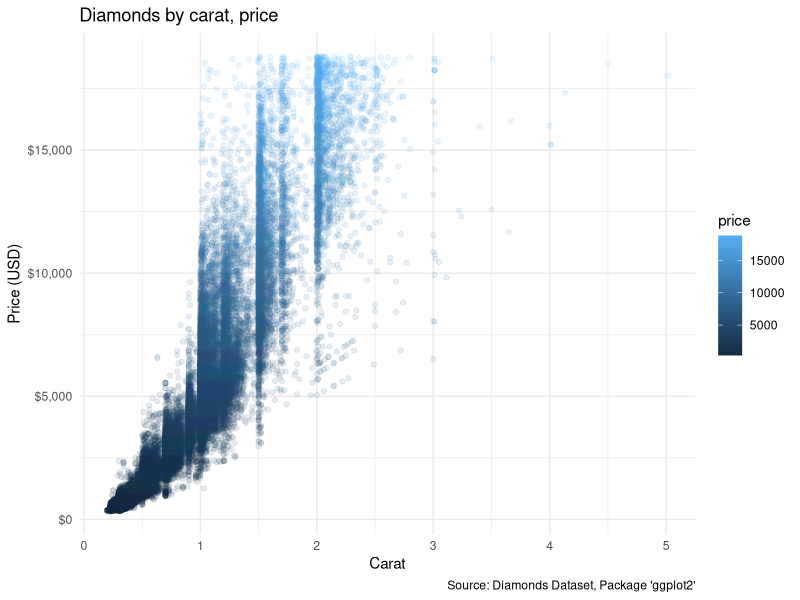
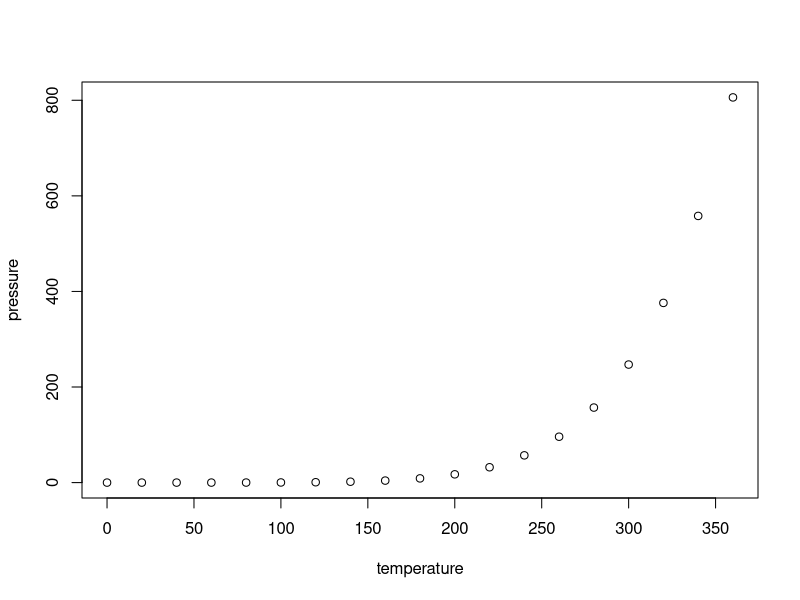

Source code (R) for these figures, in order:
## ---- chunk 1
knitr::opts_chunk$set(echo = FALSE)
## ---- chunk 2
print(mtcars)
## ---- chunk 3
print(mtcars, echo=TRUE)
## ---- chunk 4
mtcars
## ---- chunk 5
mean(mtcars$mpg)
## ---- chunk 6
mean(mtcars$mpg)
## ---- chunk 7
if(!require(ggplot2)){install.packages("ggplot2")}
if(!require(scales)){install.packages("scales")}
suppressPackageStartupMessages(library(ggplot2))
suppressPackageStartupMessages(library(scales))
## ---- chunk 8
ggplot(diamonds, aes(x = carat, y = price, color = price)) +
  geom_point(alpha = 0.1) +
  theme_minimal() +
  labs(title = "Diamonds by carat, price",
       x = "Carat",
       y = "Price (USD)", 
       caption = "Source: Diamonds Dataset, Package 'ggplot2'") +
  scale_x_continuous(labels = number) +
  scale_y_continuous(labels = dollar)
## ---- chunk 9
summary(cars)
## ---- chunk 10
plot(pressure)
